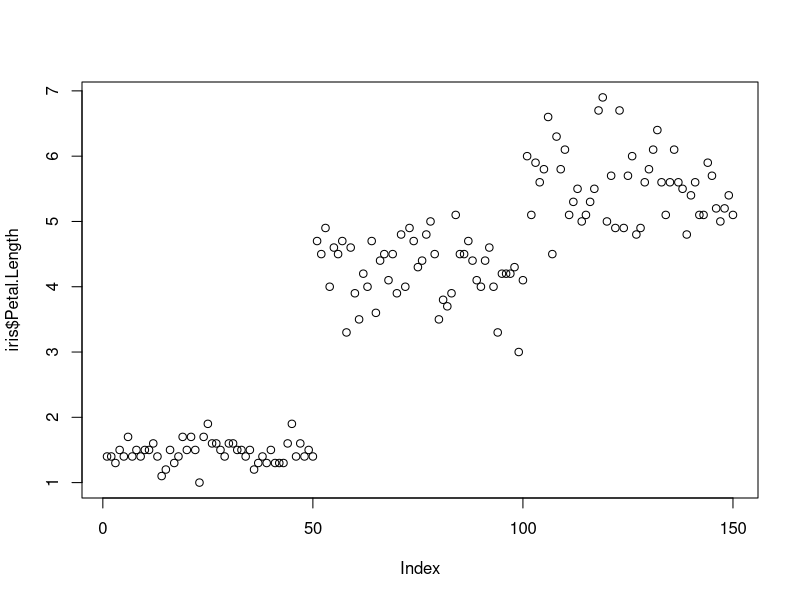
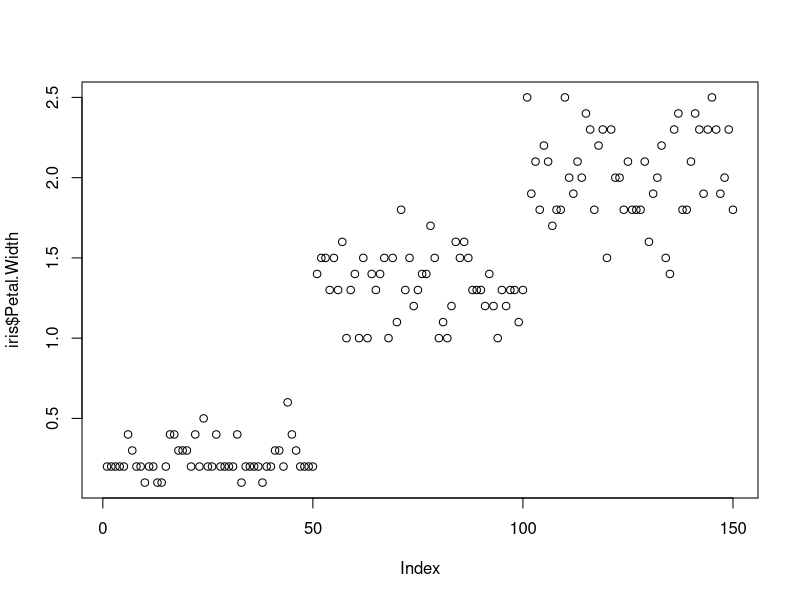
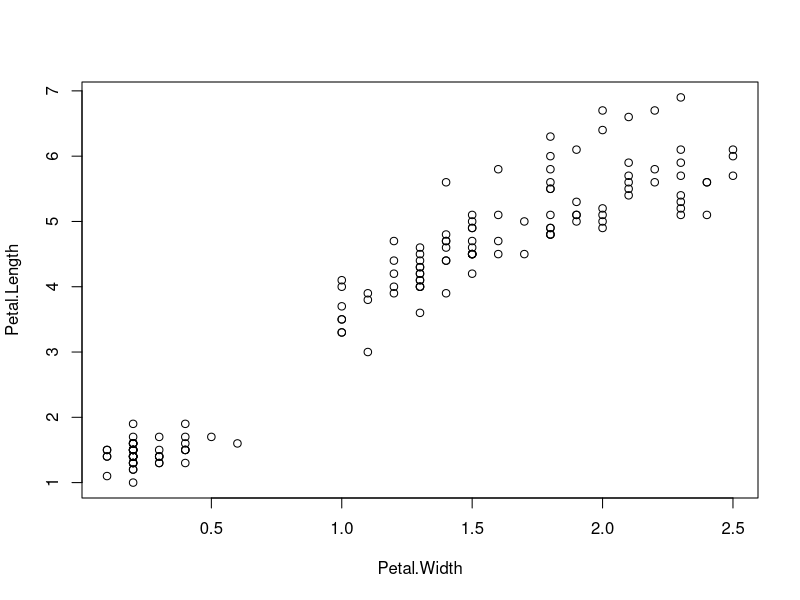
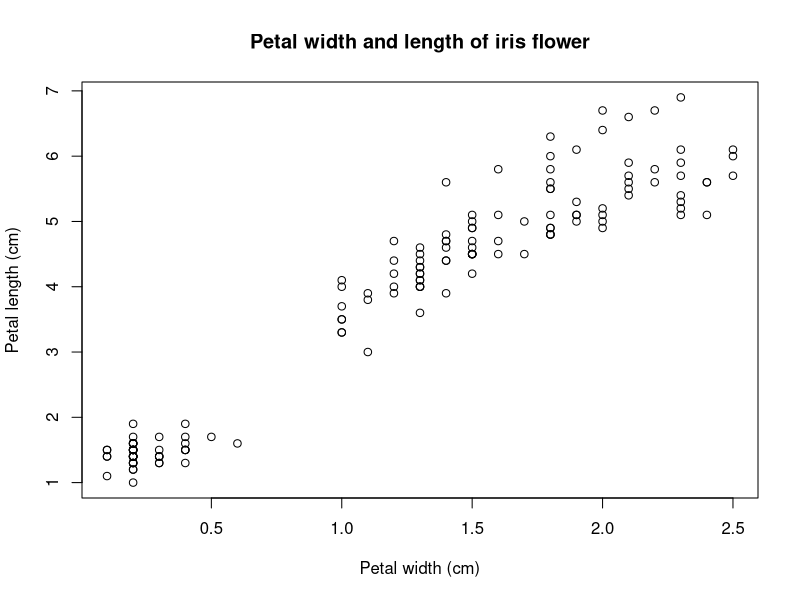
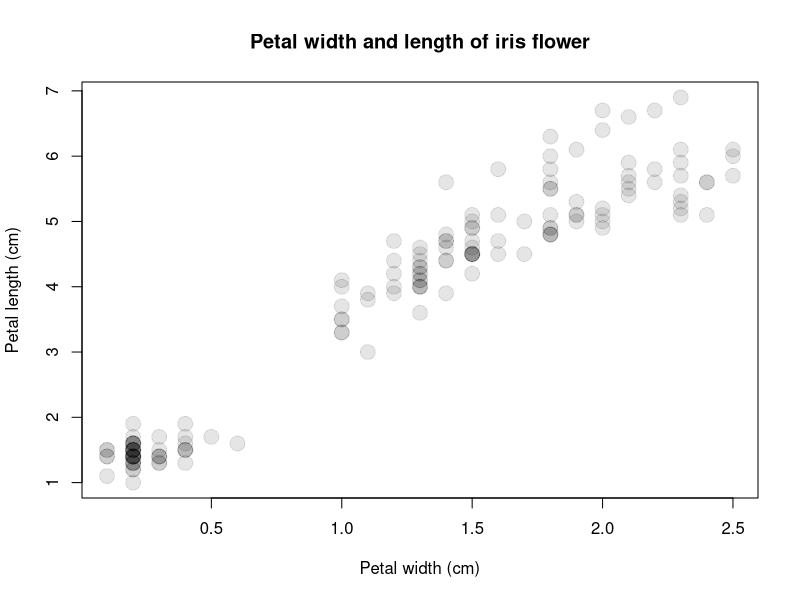
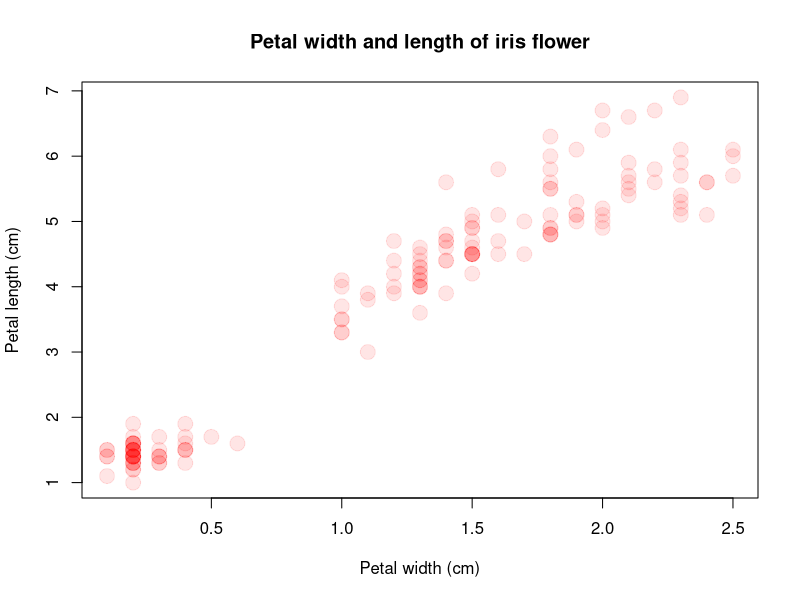
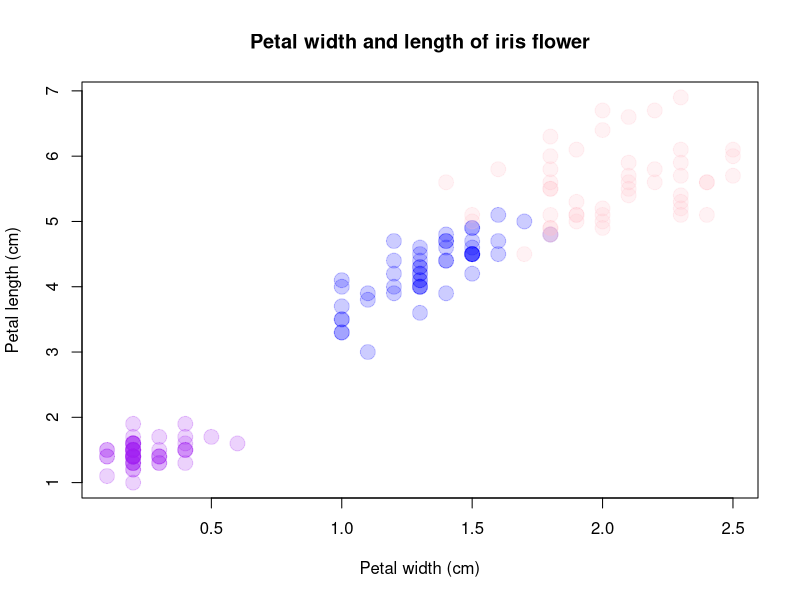
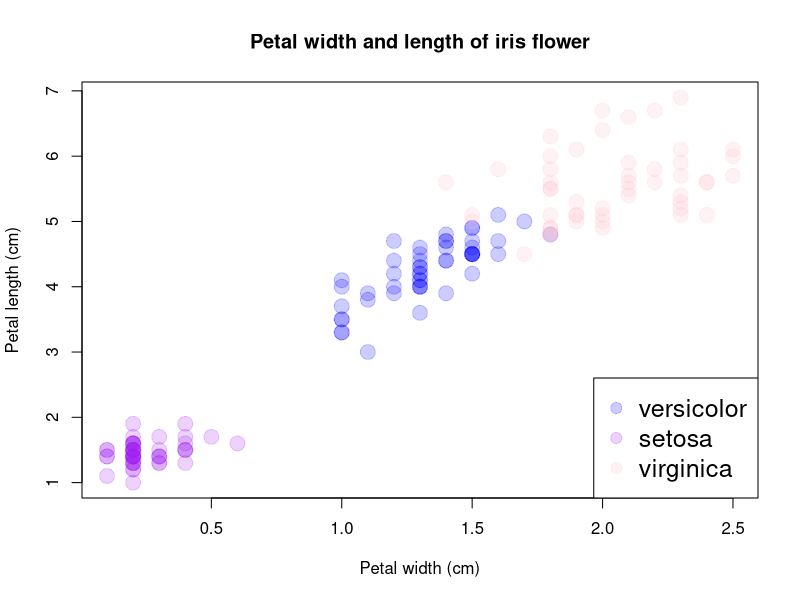

Write the R code that produced these figures, in order.
## ---- chunk 1
data(iris)
plot(iris$Petal.Length) # index observation for Petal.Length
plot(iris$Petal.Width) # index observation for Petal.Width
plot(Petal.Length ~ Petal.Width, dat = iris) # pairwise
## ---- chunk 2
plot(Petal.Length ~ Petal.Width, dat = iris,
     xlab = 'Petal width (cm)', # add label to x-axis 
     ylab = 'Petal length (cm)', # add label to y-axis 
     main = 'Petal width and length of iris flower') # add title to the plot 
## ---- chunk 3
plot(Petal.Length ~ Petal.Width, dat = iris,
     xlab = 'Petal width (cm)', 
     ylab = 'Petal length (cm)', 
     main = 'Petal width and length of iris flower',
     pch = 19, cex=2, 
     col = rgb (0,0,0,0.10)) # set up symbol types and their color  

plot(Petal.Length ~ Petal.Width, dat = iris,
     xlab = 'Petal width (cm)', 
     ylab = 'Petal length (cm)', 
     main = 'Petal width and length of iris flower',
     pch = 19, cex=2, 
     col = rgb (1,0,0,0.10)) # set up symbol types and their color  

## ---- chunk 4
col.iris<-ifelse(iris$Species=='setosa','purple',ifelse(iris$Species=='versicolor','blue','pink')) # create a vector of character with the name of the color we wanna use
col.iris
## ---- chunk 5
library(scales)
plot(Petal.Length ~ Petal.Width, dat = iris,
     xlab = 'Petal width (cm)', 
     ylab = 'Petal length (cm)', 
     main = 'Petal width and length of iris flower',
     pch = 19, cex=2, 
     col = alpha(col.iris, 0.2)) # set up symbol types and their color 
## ---- chunk 6
plot(Petal.Length ~ Petal.Width, dat = iris,
     xlab = 'Petal width (cm)', 
     ylab = 'Petal length (cm)', 
     main = 'Petal width and length of iris flower',
     pch = 19, cex=2, 
     col = alpha(col.iris, 0.2))

legend(x="bottomright", pch= 19, cex=1.5, legend= c("versicolor","setosa", "virginica"), col=levels(as.factor(alpha(col.iris, 0.2))))
    
## ---- chunk 7
plot(Petal.Length ~ Petal.Width, dat = iris,
     xlab = 'Petal width (cm)', 
     ylab = 'Petal length (cm)', 
     main = 'Petal width and length of iris flower',
     pch = 19, cex=2, las=1,
     col = alpha(col.iris, 0.2)) # set up symbol types and their color 

legend(x="bottomright", pch= 19, cex=1.5, legend= c("versicolor","setosa", "virginica"), col=levels(as.factor(alpha(col.iris, 0.2))))
## ---- chunk 8
plot(Petal.Length ~ Petal.Width, dat = iris,
     xlab = 'Petal width (cm)', 
     ylab = 'Petal length (cm)', 
     main = 'Petal width and length of iris flower',
     cex.axis=1.0, cex.lab=1.5, cex.main=1.5,
     pch = 19, cex=2, las=1,
     col = alpha(col.iris, 0.2))

legend(x="bottomright", pch= 19, cex=1.5, legend= c("versicolor","setosa", "virginica"), col=levels(as.factor(alpha(col.iris, 0.2))))

## ---- chunk 9
ratio<-iris$Petal.Length/iris$Sepal.Width  # ratio between the length of petal and the width of Sepal
plot(Petal.Length ~ Petal.Width, dat = iris,
     xlab = 'Petal width (cm)', 
     ylab = 'Petal length (cm)', 
     main = 'Petal width and length of iris flower',
     cex.axis=1.0, cex.lab=1.5, cex.main=1.5,
     pch = 19, las=1, cex= ratio * 2, # incude this ration in cex, multiply x2 to make it more visual
     col = alpha(col.iris, 0.2))
# looks like Sepal.Width is poorly informative in disriminating species

legend(x="bottomright", pch= 19, cex=1.5, legend= c("versicolor","setosa", "virginica"), col=levels(as.factor(alpha(col.iris, 0.2))))
## ---- chunk 10
pairs(iris[1:4], pch=19, col = alpha(col.iris, 0.2))
## ---- chunk 11
iris<-iris[order(iris$Petal.Width),] # first order
blossom<-NULL
blossom$year <- 2010:2019                                               # 
blossom$count.alaska <- c(3, 1, 5, 2, 3, 8, 4, 7, 6, 9)
blossom$count.canada <- c(4, 6, 5, 7, 10, 8, 10, 11, 15, 17)
as.data.frame(blossom)
plot(count.alaska ~ year,dat = blossom, type='l',
      ylab = "No. of flower blossoming") 
## ---- chunk 12
plot(count.alaska ~ year,dat = blossom, type='b', pch=20,
      ylab = "No. of flower blossoming") 
## ---- chunk 13
plot(count.alaska ~ year,dat = blossom, type='b', pch=20,
     lty=2, lwd=0.5, col='red',
     ylab = "No. of flower blossoming") 
## ---- chunk 14
plot(count.alaska ~ year,dat = blossom, type='b', pch=20,
     lty=2, lwd=0.5, col='red',
     ylab = "No. of flower blossoming") 
lines(count.canada ~ year,dat = blossom, type='b', pch=20,
     lty=3, lwd=0.5, col='blue')
## ---- chunk 15
y.rng<-range(c(blossom$count.alaska, blossom$count.canada))

plot(count.alaska ~ year,dat = blossom, type='l', ylim = y.rng,
     lty=2, lwd=1, col='red',
     ylab = "No. of flower blossoming") 
lines(count.canada ~ year,dat = blossom,
     lty=1, lwd=1, col='blue')
## ---- chunk 16
iris.ver<- subset(iris, Species == "versicolor")
iris.vir<- subset(iris, Species == "virginica")

y.rng <- range( c(iris.ver$Petal.Length, iris.vir$Petal.Length) , na.rm = TRUE) 
x.rng <- range( c(iris.ver$Petal.Width, iris.vir$Petal.width) , na.rm = TRUE) 

# Plot an empty plot

plot(Petal.Length ~ Petal.Width, dat = iris.ver,
     xlab = 'Petal width (cm)', 
     ylab = 'Petal length (cm)', 
     main = 'Petal width and length of iris flower',
     cex.axis=1.0, cex.lab=1.5, cex.main=1.5, type='n',
     xlim=x.rng,  ylim=y.rng)

# Add points for versicolor
points(Petal.Length ~ Petal.Width, dat = iris.ver, pch = 20,cex=2, 
       col = rgb(0,0,1,0.10))
       
# Add points for versicolor
points(Petal.Length ~ Petal.Width, dat = iris.vir, pch = 20,cex=2, 
      col =  alpha('#fc03c6', 0.2))

# Add legend
legend("topleft", c("versicolor", "virginica"), pch = 19, cex=1.2,
       col = c(rgb(0,0,1,0.10), alpha('#fc03c6', 0.2)))
## ---- chunk 17
boxplot(iris$Sepal.Width, na.rm = TRUE)
## ---- chunk 18
boxplot(iris$Sepal.Width,iris$Sepal.Length, iris$Petal.Width,iris$Petal.Length, names = c("Sepal.Width", "Sepal.Length", "Petal.Length","Petal.Width"), main = "Iris flower traits")
## ---- chunk 19
boxplot(iris$Sepal.Width,iris$Sepal.Length, iris$Petal.Width,iris$Petal.Length, names = c("Sepal.Width", "Sepal.Length", "Petal.Length","Petal.Width"), main = "Iris flower traits",outline = FALSE, horizontal = TRUE )
## ---- chunk 20
boxplot(Sepal.Width ~ Species,iris) 
## ---- chunk 21
iris$Species.ord <- reorder(iris$Species,iris$Sepal.Width, median)
levels(iris$Species.ord)
boxplot(Sepal.Width ~ Species.ord, iris)
## ---- chunk 22
hist(iris$Sepal.Width, xlab = "Width of Sepal", main = NA)
## ---- chunk 23
hist(iris$Sepal.Width, xlab = "Width of Sepal", main = NA, breaks=10)
## ---- chunk 24
n <- 10  # Define the number of bin
minx <- min(iris$Sepal.Width, na.rm = TRUE)
maxx <- max(iris$Sepal.Width, na.rm = TRUE)
bins <- seq(minx, maxx, length.out = n +1)
hist(iris$Sepal.Width, xlab = "Width of Sepal", main = NA, breaks = bins)
## ---- chunk 25
dens <- density(iris$Sepal.Width)
plot(dens, main = "Density distribution of the width of sepal")
## ---- chunk 26
dens <- density(iris$Sepal.Width, bw=0.05)
plot(dens, main = "Density distribution of the width of sepal")
## ---- chunk 27
par(bg="#FCE8C5", mar=c(4,4,4,4), pch = 19, las=1, cex=1.2, cex.main=1.2, cex.axis=1,cex.lab=1)

plot(Petal.Length ~ Petal.Width, dat = iris,
     xlab = 'Petal width (cm)', 
     ylab = 'Petal length (cm)', 
     main = 'Petal width and length of iris flower',
     col = alpha(col.iris, 0.2)) # set up symbol types and their color 

legend(x="bottomright", pch= 19, cex=0.8, legend= c("versicolor","setosa", "virginica"), col=levels(as.factor(alpha(col.iris, 0.2))))
## ---- chunk 28
dev.off()
## ---- chunk 29
tiff(filename = "Output/iris_plot.tif", width = 5, height = 6, units = "in", compression = "none", res = 300)

par(bg="#FCE8C5", mar=c(4,4,4,4), pch = 19, las=1, cex=1.2, cex.main=1.2, cex.axis=1,cex.lab=1)

plot(Petal.Length ~ Petal.Width, dat = iris,
     xlab = 'Petal width (cm)', 
     ylab = 'Petal length (cm)', 
     main = 'Petal width and length of iris flower',
     col = alpha(col.iris, 0.2)) # set up symbol types and their color 

legend(x="bottomright", pch= 19, cex=0.8, legend= c("versicolor","setosa", "virginica"), col=levels(as.factor(alpha(col.iris, 0.2))))

dev.off()
## ---- chunk 30
pdf(file= "Output/iris_plot.pdf", width = 5, height = 6)

par(bg="#FCE8C5", mar=c(4,4,4,4), pch = 19, las=1, cex=1.2, cex.main=1.2, cex.axis=1,cex.lab=1)

plot(Petal.Length ~ Petal.Width, dat = iris,
     xlab = 'Petal width (cm)', 
     ylab = 'Petal length (cm)', 
     main = 'Petal width and length of iris flower',
     col = alpha(col.iris, 0.2)) # set up symbol types and their color 

legend(x="bottomright", pch= 19, cex=0.8, legend= c("versicolor","setosa", "virginica"), col=levels(as.factor(alpha(col.iris, 0.2))))

dev.off()
## ---- chunk 31
library(lattice)
densityplot(~ Petal.Length| Species, iris, plot.points = "", layout=c(1,3))
## ---- chunk 32
histogram(~ Petal.Length| Species, iris, plot.points = "", nint = 20, layout=c(1,3))
## ---- chunk 33
qqmath(~ Petal.Length| Species, iris, plot.points = "", nint = 20, layout=c(3,1))
## ---- chunk 34
iris$variety<-rep(c(rep('pure',25), rep('hybrid',25)),3) # dummy variable
bwplot(Petal.Length ~  variety|Species, iris)
## ---- chunk 35
xyplot(Sepal.Length + Sepal.Width ~ Petal.Length + Petal.Width | Species,
       data = iris, scales = "free", layout = c(2, 2), type=c("p","g"),
       auto.key = list(x = .6, y = .7, corner = c(0, 0)))
## ---- chunk 36
xyplot(Sepal.Length + Sepal.Width + Petal.Width ~ Petal.Length  | Species,
       data = iris, scales = "free", layout = c(2, 2), type=c("p","r"),
       auto.key = list(x = .6, y = .7, corner = c(0, 0)))
## ---- chunk 37
xyplot(Sepal.Length + Sepal.Width + Petal.Width ~ Petal.Length  | Species,
       data = iris[order(iris$Petal.Length),], scales = "free", layout = c(2, 2), type=c("l"), auto.key = list(x = .6, y = .7, corner = c(0, 0)))
## ---- chunk 38
xyplot(Sepal.Length + Sepal.Width + Petal.Width ~ Petal.Length  | variety+Species,
       data = iris[order(iris$Petal.Length),], scales = "free", layout = c(3, 2), type=c("l"),
       auto.key = T)
